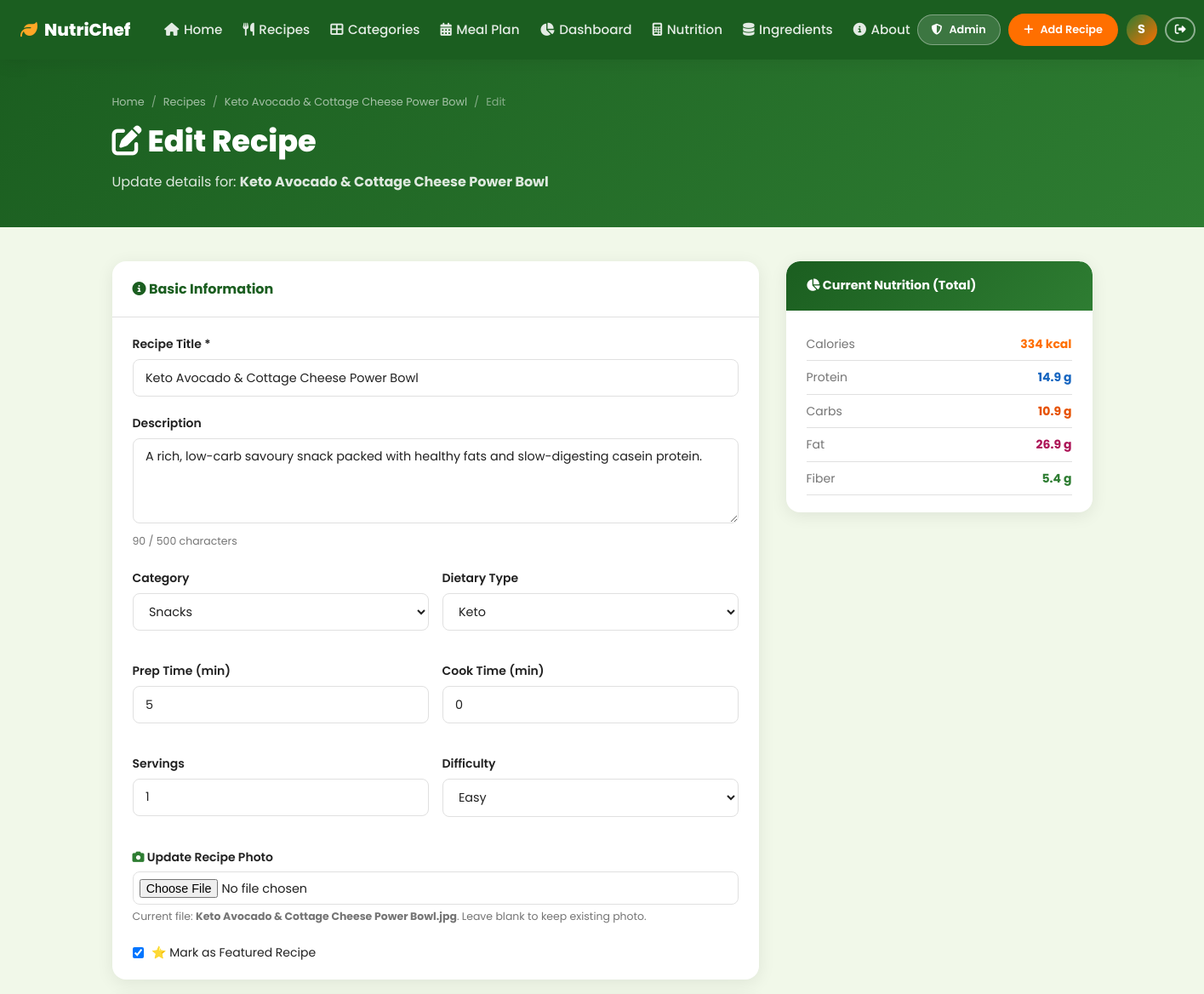
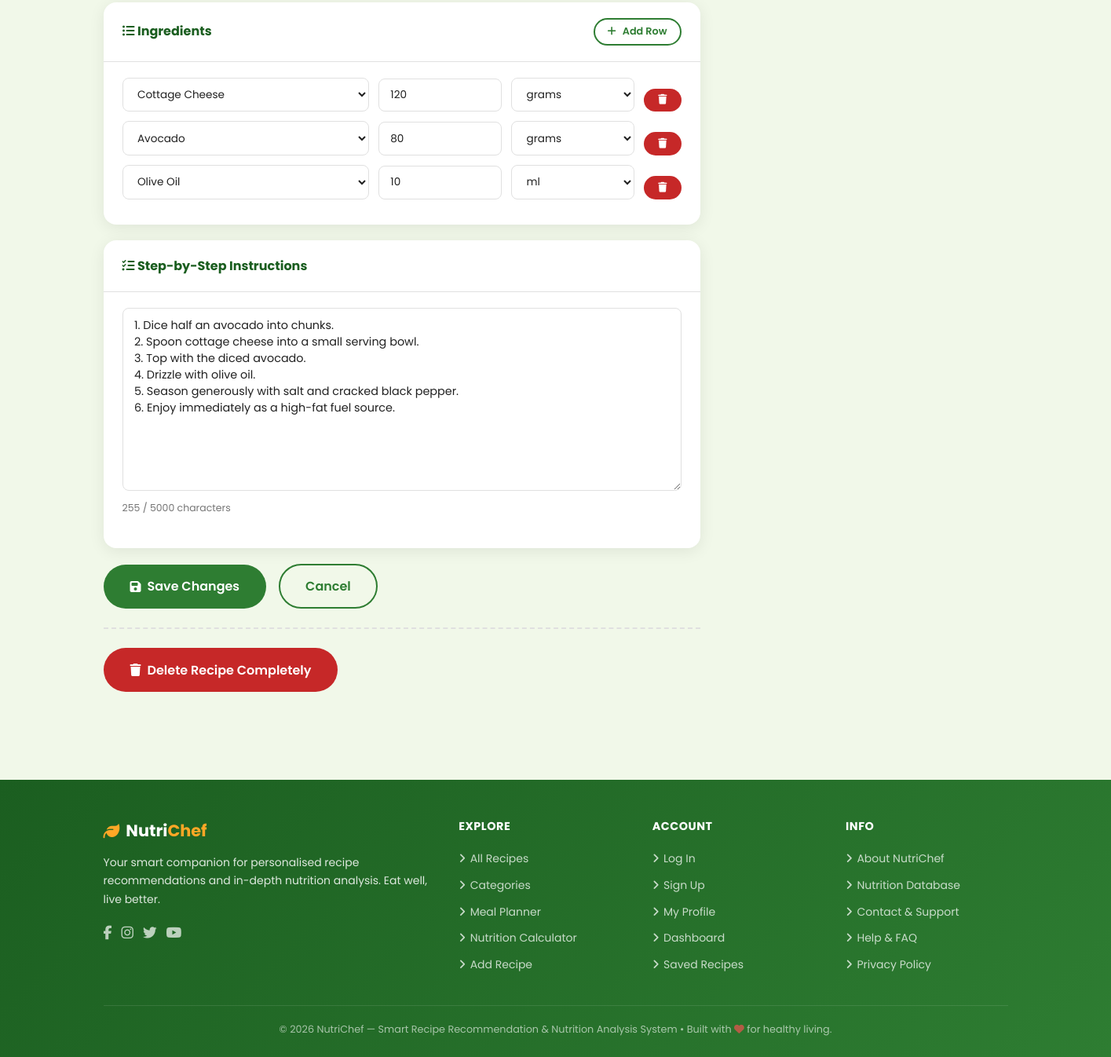
Screenshot of /pages/edit_recipe.php?id=15 (signed in) with the database file from the repository (2 pictures, top to bottom).
### tables this page shows
CREATE TABLE `users` (
  `user_id` int(11) NOT NULL,
  `username` varchar(50) NOT NULL,
  `email` varchar(100) NOT NULL,
  `password_hash` varchar(255) NOT NULL,
  `full_name` varchar(100) NOT NULL,
  `age` int(11) DEFAULT NULL,
  `gender` enum('Male','Female','Other') DEFAULT NULL,
  `weight_kg` decimal(5,2) DEFAULT NULL,
  `height_cm` decimal(5,2) DEFAULT NULL,
  `activity_level` enum('Sedentary','Lightly Active','Moderately Active','Very Active','Extra Active') DEFAULT 'Moderately Active',
  `dietary_preference` enum('None','Vegetarian','Vegan','Gluten-Free','Keto','Paleo') DEFAULT 'None',
  `health_goal` enum('Lose Weight','Maintain Weight','Gain Weight','Build Muscle') DEFAULT 'Maintain Weight',
  `profile_picture` varchar(255) DEFAULT 'default_avatar.png',
  `created_at` timestamp NOT NULL DEFAULT current_timestamp(),
  `updated_at` timestamp NOT NULL DEFAULT current_timestamp() ON UPDATE current_timestamp()
);

CREATE TABLE `recipes` (
  `recipe_id` int(11) NOT NULL,
  `title` varchar(150) NOT NULL,
  `description` text DEFAULT NULL,
  `category_id` int(11) DEFAULT NULL,
  `user_id` int(11) DEFAULT NULL,
  `prep_time_min` int(11) DEFAULT 0,
  `cook_time_min` int(11) DEFAULT 0,
  `servings` int(11) DEFAULT 1,
  `difficulty` enum('Easy','Medium','Hard') DEFAULT 'Medium',
  `dietary_type` enum('None','Vegetarian','Vegan','Gluten-Free','Keto','Paleo') DEFAULT 'None',
  `image_url` varchar(255) DEFAULT 'default_recipe.jpg',
  `instructions` text NOT NULL,
  `is_featured` tinyint(1) DEFAULT 0,
  `total_calories` decimal(8,2) DEFAULT 0.00,
  `total_protein` decimal(8,2) DEFAULT 0.00,
  `total_carbs` decimal(8,2) DEFAULT 0.00,
  `total_fat` decimal(8,2) DEFAULT 0.00,
  `total_fiber` decimal(8,2) DEFAULT 0.00,
  `view_count` int(11) DEFAULT 0,
  `rating_avg` decimal(3,2) DEFAULT 0.00,
  `created_at` timestamp NOT NULL DEFAULT current_timestamp()
);

CREATE TABLE `categories` (
  `category_id` int(11) NOT NULL,
  `category_name` varchar(50) NOT NULL,
  `icon` varchar(50) DEFAULT 'fa-utensils',
  `color_hex` varchar(7) DEFAULT '#4CAF50'
);

CREATE TABLE `recipe_ingredients` (
  `id` int(11) NOT NULL,
  `recipe_id` int(11) NOT NULL,
  `ingredient_id` int(11) NOT NULL,
  `quantity` decimal(8,2) NOT NULL,
  `unit` varchar(30) DEFAULT 'grams'
);

CREATE TABLE `ingredients` (
  `ingredient_id` int(11) NOT NULL,
  `ingredient_name` varchar(100) NOT NULL,
  `calories_per_100g` decimal(7,2) DEFAULT 0.00,
  `protein_per_100g` decimal(7,2) DEFAULT 0.00,
  `carbs_per_100g` decimal(7,2) DEFAULT 0.00,
  `fat_per_100g` decimal(7,2) DEFAULT 0.00,
  `fiber_per_100g` decimal(7,2) DEFAULT 0.00,
  `sugar_per_100g` decimal(7,2) DEFAULT 0.00,
  `sodium_per_100g` decimal(7,2) DEFAULT 0.00,
  `unit` varchar(20) DEFAULT 'grams'
);

### pages/edit_recipe.php (the view, shortened to what the rows shown need)
<?php
require_once __DIR__ . '/../includes/auth.php';
require_once __DIR__ . '/../includes/functions.php';
$pdo  = getDB();
$recipeId = (int)($_GET['id'] ?? 0);
$recipe = getRecipeById($recipeId);
$categories  = getCategories();
$ingredients = $pdo->query("SELECT * FROM ingredients ORDER BY ingredient_name")->fetchAll();
include __DIR__ . '/../includes/header.php';
?>
<div class="page-header">
    <div class="container">
        <nav class="breadcrumb">
            <a href="<?= SITE_URL ?>">Home</a><span>/</span>
            <a href="recipes.php">Recipes</a><span>/</span>
            <a href="recipe_detail.php?id=<?= $recipeId ?>"><?= htmlspecialchars($recipe['title']) ?></a>
            <span>/</span><span>Edit</span>
        </nav>
        <h1><i class="fas fa-edit"></i> Edit Recipe</h1>
        <p>Update details for: <strong><?= htmlspecialchars($recipe['title']) ?></strong></p>
    </div>
</div>
<div class="container" style="padding-bottom:3rem">
    <div style="display:grid;grid-template-columns:1fr 360px;gap:2rem;align-items:start">
        <div>
            <form method="POST" enctype="multipart/form-data" novalidate id="updateForm">
                <div class="card" style="margin-bottom:1.25rem">
                    <div class="card-body">
                        <div class="form-group">
                            <label class="form-label">Recipe Title *</label>
                            <input class="form-control" type="text" name="title" value="<?= htmlspecialchars($recipe['title']) ?>" required maxlength="150">
                        </div>
                        <div class="form-group">
                            <label class="form-label">Description</label>
                            <textarea class="form-control" name="description" rows="3" maxlength="500"><?= htmlspecialchars($recipe['description']??'') ?></textarea>
                            <span class="form-hint"><?= strlen($recipe['description']??'') ?> / 500 characters</span>
                        </div>
                        <div style="display:grid;grid-template-columns:1fr 1fr;gap:1rem">
                            <div class="form-group">
                                <label class="form-label">Category</label>
                                <select class="form-control" name="category_id">
                                    <?php foreach ($categories as $cat): ?>
                                        <option value="<?= $cat['category_id'] ?>" <?= $recipe['category_id']==$cat['category_id']?'selected':'' ?>>
                                            <?= htmlspecialchars($cat['category_name']) ?>
                                        </option>
                                    <?php endforeach; ?>
                                </select>
                            </div>
                            <div class="form-group">
                                <label class="form-label">Dietary Type</label>
                                <select class="form-control" name="dietary_type">
                                    <?php foreach (['None','Vegetarian','Vegan','Gluten-Free','Keto','Paleo'] as $d): ?>
                                        <option value="<?=$d?>" <?= $recipe['dietary_type']===$d?'selected':'' ?>><?=$d?></option>
                                    <?php endforeach; ?>
                                </select>
                            </div>
                            <div class="form-group">
                                <label class="form-label">Prep Time (min)</label>
                                <input class="form-control" type="number" name="prep_time_min" min="0" max="480" value="<?= (int)$recipe['prep_time_min'] ?>">
                            </div>
                            <div class="form-group">
                                <label class="form-label">Cook Time (min)</label>
                                <input class="form-control" type="number" name="cook_time_min" min="0" max="480" value="<?= (int)$recipe['cook_time_min'] ?>">
                            </div>
                            <div class="form-group">
                                <label class="form-label">Servings</label>
                                <input class="form-control" type="number" name="servings" min="1" max="50" value="<?= (int)$recipe['servings'] ?>">
                            </div>
                            <div class="form-group">
                                <label class="form-label">Difficulty</label>
                                <select class="form-control" name="difficulty">
                                    <?php foreach (['Easy','Medium','Hard'] as $d): ?>
                                        <option value="<?=$d?>" <?= $recipe['difficulty']===$d?'selected':'' ?>><?=$d?></option>
                                    <?php endforeach; ?>
                                </select>
                            </div>
                        </div>
                        <div class="form-group" style="margin-top:1rem;">
                            <span class="form-hint">Current file: <strong><?= htmlspecialchars($recipe['image_url'] ?? 'None') ?></strong>. Leave blank to keep existing photo.</span>
                        </div>
                        <div style="display:flex;align-items:center;gap:.6rem;margin-top:.75rem">
                            <input type="checkbox" name="is_featured" id="isFeatured" value="1" <?= !empty($recipe['is_featured'])?'checked':'' ?>>
                            <label for="isFeatured" style="font-size:.875rem;cursor:pointer">⭐ Mark as Featured Recipe</label>
                        </div>
                    </div>
                </div>
                <div class="card" style="margin-bottom:1.25rem">
                    <div class="card-body">
                        <div id="ingredientsContainer">
                            <?php if (!empty($recipe['ingredients'])): ?>
                                <?php foreach ($recipe['ingredients'] as $ing): ?>
                                <div class="ingredient-row-form" style="display:grid;grid-template-columns:2fr 1fr 1fr auto;gap:.75rem;align-items:end;margin-bottom:.75rem">
                                    <div class="form-group" style="margin:0">
                                        <select class="form-control" name="ingredient_id[]" style="font-size:.85rem">
                                            <?php foreach ($ingredients as $i_): ?>
                                                <option value="<?= $i_['ingredient_id'] ?>" <?= $i_['ingredient_id']==$ing['ingredient_id']?'selected':'' ?>>
                                                    <?= htmlspecialchars($i_['ingredient_name']) ?>
                                                </option>
                                            <?php endforeach; ?>
                                        </select>
                                    </div>
                                    <div class="form-group" style="margin:0">
                                        <input class="form-control" type="number" name="quantity[]" min="0" step="0.1" value="<?= (float)$ing['quantity'] ?>" style="font-size:.85rem">
                                    </div>
                                    <div class="form-group" style="margin:0">
                                        <select class="form-control" name="ing_unit[]" style="font-size:.85rem">
                                            <?php foreach (['grams','ml','cups','tbsp','tsp','pieces'] as $u): ?>
                                                <option value="<?=$u?>" <?= $ing['unit']===$u?'selected':'' ?>><?=$u?></option>
                                            <?php endforeach; ?>
                                        </select>
                                    </div>
                                    <button type="button" onclick="removeRow(this)" class="btn btn-danger btn-sm"><i class="fas fa-trash"></i></button>
                                </div>
                                <?php endforeach; ?>
                            <?php endif; ?>
                        </div>
                    </div>
                </div>
                <div class="card" style="margin-bottom:1.25rem">
                    <div class="card-body">
                        <div class="form-group">
                            <textarea class="form-control" name="instructions" rows="10" required maxlength="5000"><?= htmlspecialchars($recipe['instructions']) ?></textarea>
                            <span class="form-hint"><?= strlen($recipe['instructions']) ?> / 5000 characters</span>
                        </div>
                    </div>
                </div>
            </form>
        </div>
    </div>
</div>
<?php include __DIR__ . '/../includes/footer.php'; ?>

### includes/header.php (shortened to what the rows shown need)
<?php
require_once __DIR__ . '/auth.php';
$isLoggedIn = isLoggedIn();
$currentUser = $isLoggedIn ? getCurrentUser() : null;
$initials = $currentUser ? strtoupper(substr($currentUser['full_name'] ?? $currentUser['username'] ?? 'U', 0, 1)) : '';
?>
<!DOCTYPE html>
<html lang="en">
<head>
  <link rel="stylesheet" href="https://cdnjs.cloudflare.com/ajax/libs/font-awesome/6.5.0/css/all.min.css" />
  <link rel="stylesheet" href="<?= SITE_URL ?>/css/style.css" />
</head>
<body>
<header class="navbar" style="position: sticky; top: 0; z-index: 1000; background: var(--primary-dark); box-shadow: var(--shadow); height: 70px;">
  <div class="container">
    <div style="display: flex; align-items: center; gap: 0.6rem; flex-shrink: 0;">
      <?php if ($isLoggedIn): ?>
        <?php if (($currentUser['username'] ?? '') === 'admin' || ($currentUser['user_id'] ?? 0) === 1): ?>
          <a href="<?= SITE_URL ?>/pages/admin.php" class="btn btn-sm" style="border-radius:50px; background:rgba(255,255,255,.15); color:#fff; border:1px solid rgba(255,255,255,.35); white-space:nowrap;">
            <i class="fas fa-shield-alt"></i> Admin
          </a>
        <?php endif; ?>
        <a href="<?= SITE_URL ?>/pages/add_recipe.php" class="btn btn-secondary btn-sm" style="border-radius:50px; white-space:nowrap;">
          <i class="fas fa-plus"></i> Add Recipe
        </a>
        <a href="<?= SITE_URL ?>/pages/profile.php" class="nav-avatar" title="<?= htmlspecialchars($currentUser['full_name'] ?? '') ?>" style="width:36px; height:36px; border-radius:50%; background:linear-gradient(135deg,#2E7D32,#FF6F00); display:flex; align-items:center; justify-content:center; color:#fff; font-weight:700; font-size:.9rem; text-decoration:none; flex-shrink:0;">
          <?= $initials ?>
        </a>
        <a href="<?= SITE_URL ?>/php/logout.php" class="btn btn-outline btn-sm" style="color:#fff; border-color:rgba(255,255,255,.5); flex-shrink:0; padding: 0.4rem 0.6rem;" title="Logout">
          <i class="fas fa-sign-out-alt"></i>
        </a>
      <?php endif; ?>
    </div>
  </div>
</header>

### rows the page displays
users: full_name "S"
recipes: title "Keto Avocado & Cottage Cheese Power Bowl", description "A rich, low-carb savoury snack packed with healthy fats and slow-digesting casein protein.", description "90", category_id "Snacks", dietary_type "Keto", prep_time_min "5", cook_time_min "0", servings "1", difficulty "Easy", image_url "Keto Avocado & Cottage Cheese Power Bowl.jpg", is_featured "☑", instructions "1. Dice half an avocado into chunks. 2. Spoon cottage cheese into a small serving bowl. 3. Top with the diced avocado. 4. Drizzle with olive oil. 5. Season generously with salt and cracked black pepper. 6. Enjoy immediately as a high-fat fuel source.", instructions "255"
recipe_ingredients: ingredient.ingredient_name "Cottage Cheese", quantity "120", unit "grams"
recipe_ingredients: ingredient.ingredient_name "Avocado", quantity "80", unit "grams"
recipe_ingredients: ingredient.ingredient_name "Olive Oil", quantity "10", unit "ml"

### other values shown
$nf['label'] "Calories"
$nf['val'] "334"
$nf['unit'] "kcal"
$nf['label'] "Protein"
$nf['val'] "14.9"
$nf['unit'] "g"
$nf['label'] "Carbs"
$nf['val'] "10.9"
$nf['label'] "Fat"
$nf['val'] "26.9"
$nf['label'] "Fiber"
$nf['val'] "5.4"
